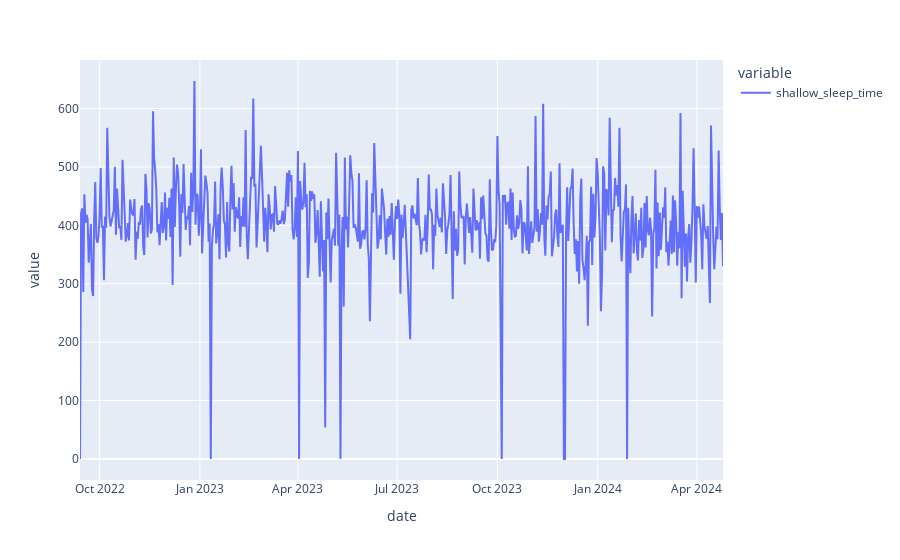

Write notebook code for a chart like this one.
### Code cell
px.line(df_sleep['shallow_sleep_time'])

### Figure 1 — Plotly figure (JSON) as saved in the notebook; plotly's stock layout.template omitted (floating-point values rounded to 4 significant figures; data arrays with more than 128 entries replaced by an {"elided": "..."} marker saying what was removed)
{"data": [{"hovertemplate": "variable=shallow_sleep_time<br>date=%{x}<br>value=%{y}<extra></extra>", "legendgroup": "shallow_sleep_time", "line": {"color": "#636efa", "dash": "solid"}, "marker": {"symbol": "circle"}, "mode": "lines", "name": "shallow_sleep_time", "orientation": "v", "showlegend": true, "type": "scatter", "x": {"elided": "586 str values"}, "xaxis": "x", "y": {"elided": "586 int values"}, "yaxis": "y"}], "layout": {"legend": {"title": {"text": "variable"}, "tracegroupgap": 0}, "margin": {"t": 60}, "xaxis": {"anchor": "y", "domain": [0, 1], "title": {"text": "date"}}, "yaxis": {"anchor": "x", "domain": [0, 1], "title": {"text": "value"}}}}
